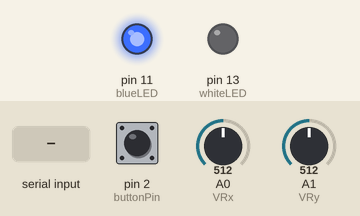
Recording of a sketch running on a simulated Arduino Uno, built with avr-gcc and run on an emulated ATmega328P. Parts: output pins drawn as LEDs (lit = HIGH). Inputs (shaded band) come from the test bench; at power-on: pin 2 (buttonPin) HIGH, A0 (VRx) = 512, A1 (VRy) = 512. What the sketch prints to the serial monitor is not drawn.

Above: at 1.2 s.
1.3 s: "LED_ON\n" received over Serial
At 2.4 s:
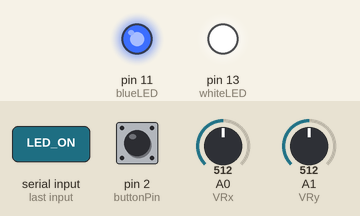
2.8 s: "LED_OFF\n" received over Serial
At 3.2 s:
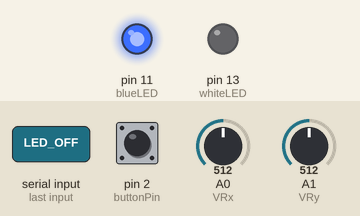
Timing chart, 0 to 5.8 s (numbered marks = the images above; inputs shaded):
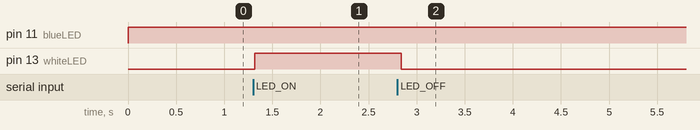

The sketch:

SpaceShooter.ino
```cpp
const int VRx = A0;
const int VRy = A1;
const int buttonPin = 2;
const int whiteLED = 13;
const int blueLED = 11;

String inputString = "";
bool lastButtonState = HIGH;
bool joystickPressed = false;
bool externalButtonPressed = false;

void setup() {
  Serial.begin(9600);
  pinMode(buttonPin, INPUT_PULLUP);
  pinMode(whiteLED, OUTPUT);
  pinMode(blueLED, OUTPUT);
  digitalWrite(whiteLED, LOW);
  digitalWrite(blueLED, LOW);
}

void loop() {
  // Handle incoming messages from p5.js
  while (Serial.available()) {
    char inChar = (char)Serial.read();
    if (inChar == '\n') {
      inputString.trim();
      if (inputString == "LED_ON") {
        digitalWrite(whiteLED, HIGH);
      } else if (inputString == "LED_OFF") {
        digitalWrite(whiteLED, LOW);
      }
      inputString = "";
    } else {
      inputString += inChar;
    }
  }

  // Indicate connection
  digitalWrite(blueLED, HIGH);

  // Read joystick
  int xVal = analogRead(VRx);
  int yVal = analogRead(VRy);

  // Read button
  bool currentButtonState = digitalRead(buttonPin);
  if (lastButtonState == HIGH && currentButtonState == LOW) {
    joystickPressed = !joystickPressed;
  }
  lastButtonState = currentButtonState;

  // Send joystick and button state to p5
  Serial.print(xVal);
  Serial.print(",");
  Serial.print(yVal);
  Serial.print(",");
  Serial.print(joystickPressed ? 1 : 0);
  Serial.print(",");
  Serial.println(externalButtonPressed ? 1 : 0);

  delay(50);
}
```

Measured:
- after the input at 1.3 s, pin 13 (whiteLED): LOW → HIGH at once
- after the input at 2.8 s, pin 13 (whiteLED): HIGH → LOW at once
